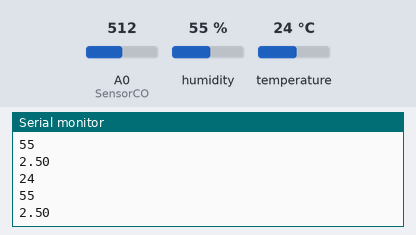
This sketch was run on a simulated Arduino Uno, built with avr-gcc and run on an emulated ATmega328P. On the bench: the last lines printed to the serial monitor. The test bench sets the inputs (shaded band); at power-on: humidity 55 %, A0 (SensorCO) = 512, temperature 24 °C.

Above: at 3.8 s.
3.9 s: humidity set to 22 %
At 7.1 s:
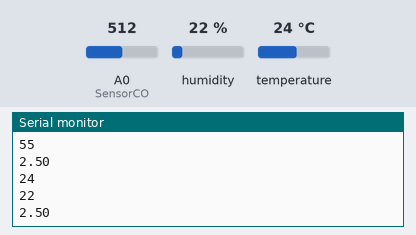
7.8 s: A0 (SensorCO) set to 716
At 10.3 s:
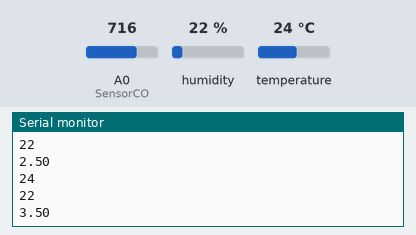
11.7 s: temperature set to 12 °C
At 13.4 s:
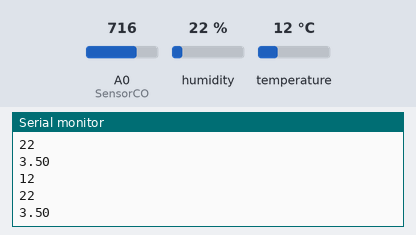
15.6 s: A0 (SensorCO) set to 900
At 18.6 s:
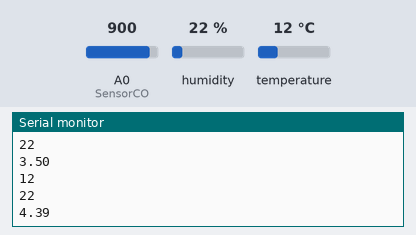
19.5 s: humidity set to 40 %
At 21.7 s:
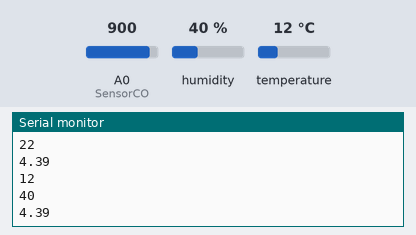
Timing chart, 0 to 23.2 s (numbered marks = the images above; inputs shaded):
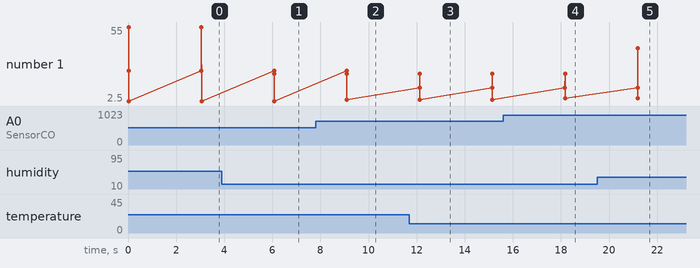

Measured:
- after the input at 3.9 s, the serial monitor: prints a new line after 2.2 s (image 1)
- after the input at 7.8 s, the serial monitor: prints a new line after 1.3 s (image 2)
- after the input at 11.7 s, the serial monitor: prints a new line after 0.42 s (image 3)
- after the input at 15.6 s, the serial monitor: prints a new line after 2.6 s (image 4)
- after the input at 19.5 s, the serial monitor: prints a new line after 1.7 s (image 5)
- plotted number 1: 2.5 → 3.5 after the input at 7.8 s, 3.5 → 4.39 after the input at 15.6 s

The sketch:

TemperaturaPY.ino
```cpp
#include <DHT.h>
#include <DHT_U.h>


// Incluimos librería
#include <DHT.h>

int Sensor=8;
int temp, humedad;
const byte SensorCO=0;  //pin analogico A0
float CO;
const float ADCV=5.0/1024.0;

DHT dht(Sensor, DHT11);

void setup(){
  Serial.begin(9600);
  dht.begin();
}
void loop(){
  humedad = dht.readHumidity();
  temp= dht.readTemperature();
  CO= analogRead(SensorCO)*ADCV;


  //Serial.print(" Temperatura: ");
  Serial.println( temp);

  //Serial.print(" Humedad: ");
  Serial.println( humedad);

  //Serial.print(" CO2: ");
  Serial.println( CO);

  delay(3000);
}
```
